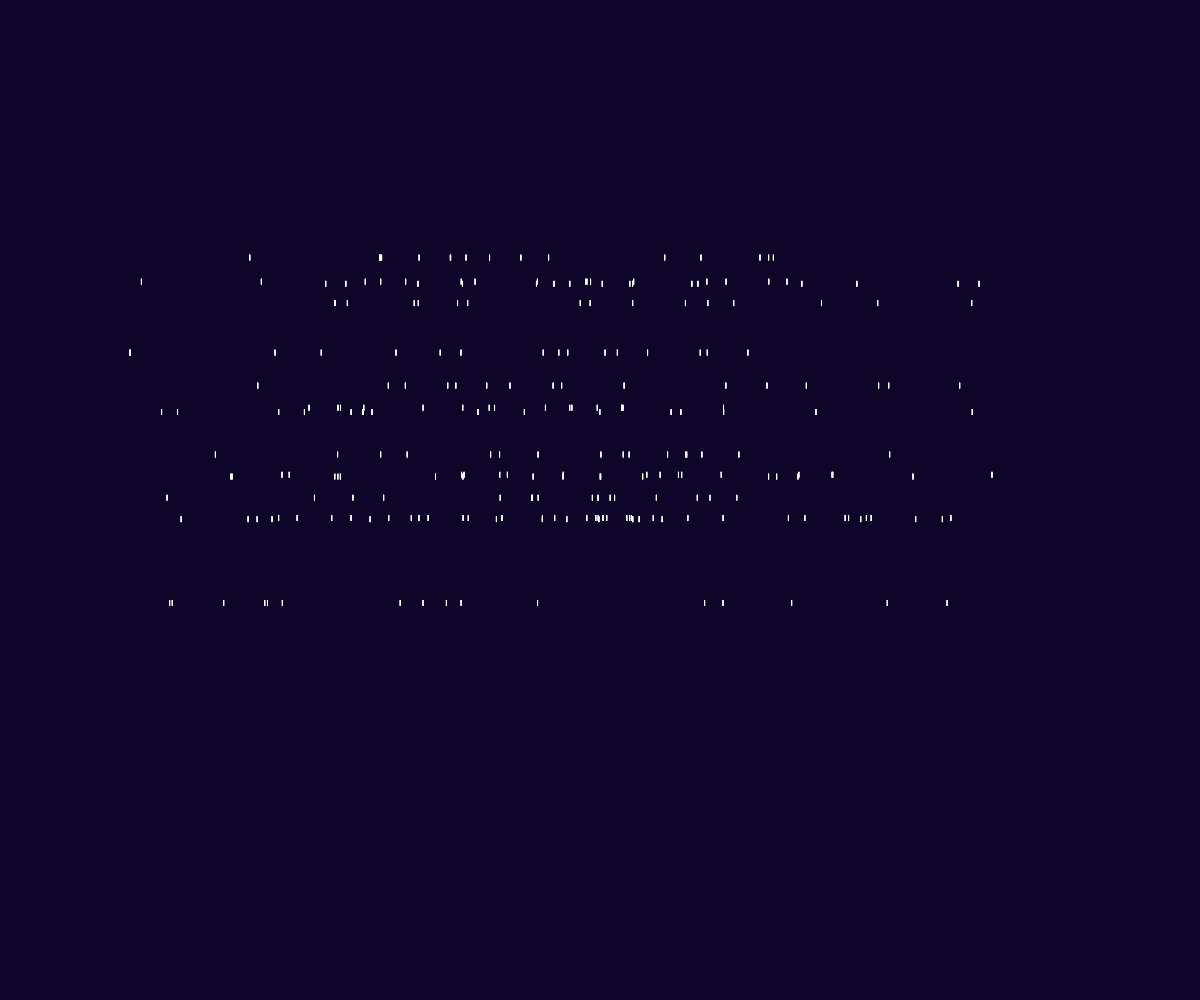
Frame 1 (no input)
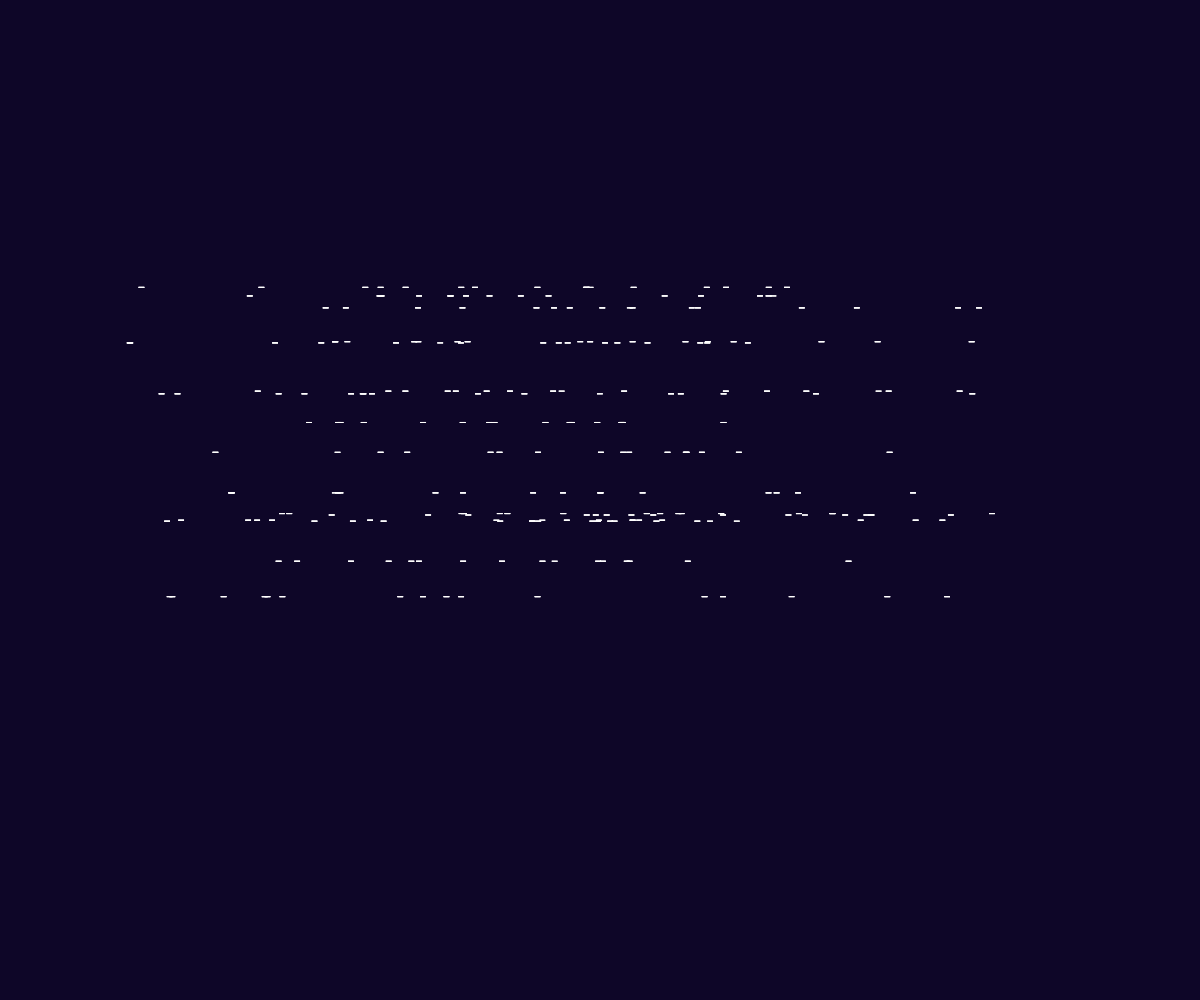
Frame 60 (no input)
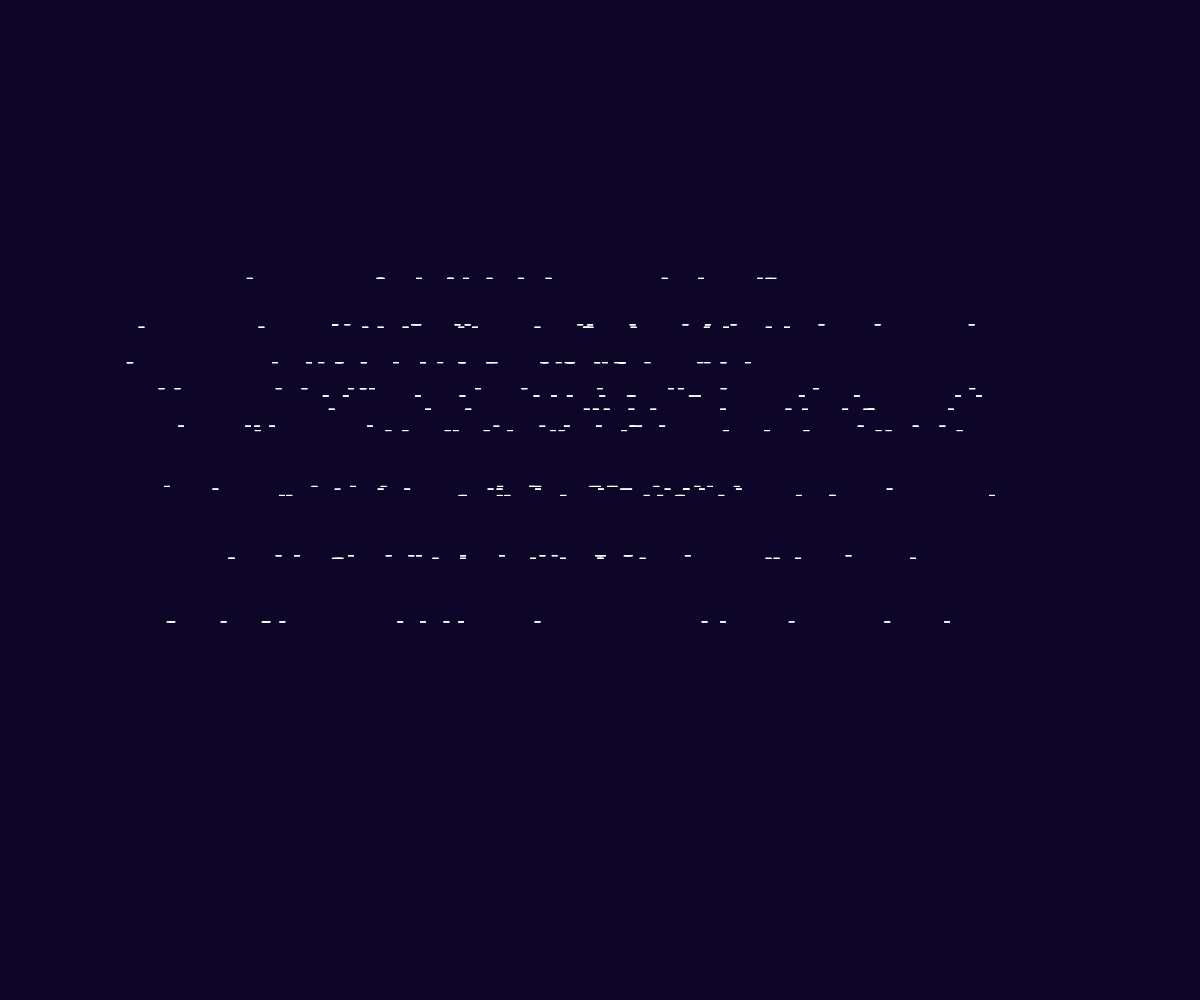
Frame 120 (the mouse pressed at the canvas centre since frame 60)

The p5.js sketch that drew these frames (run headless with seeded random() and noise() and a simulated clock; from frame 60 on, the mouse is pressed at the canvas centre):

// p5.js sketch
// ── sketch.js


function setup() {
  // put setup code here
    createCanvas(windowWidth, windowHeight);
}

function draw() {
  // put drawing code here
    background(14, 6, 40);
    stroke(255);
    
   //sparkles(200, 150, 5, 5);
   //sparkles(10, 10, 10, 10)
   
   let counter = 0;
   while(counter < 1000){
    
       
   sparkles(noise(1, counter) * width, noise (1,millis()*0.0001, counter) * height, 5, 5);
       counter ++;
   }
}

function sparkles(x, y, w, h) {
push();
    
translate(x, y);
    
 if(frameCount%12==0){
     line(-w/2, 0, w/2, 0);
 }else{
     line(0, -h/2, 0, h/2);
 }
pop()
}
